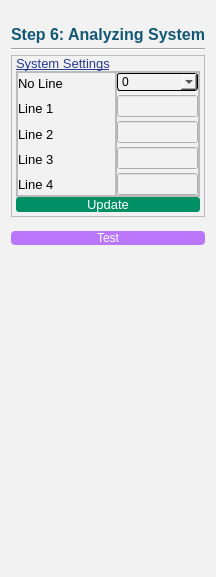
          <widget class="QWidget" name="analysis_Page">
           <property name="styleSheet">
            <string notr="true">background-color:#f2f2f2;
</string>
           </property>
           <layout class="QVBoxLayout" name="verticalLayout_33">
            <property name="spacing">
             <number>4</number>
            </property>
            <property name="topMargin">
             <number>25</number>
            </property>
            <property name="bottomMargin">
             <number>0</number>
            </property>
            <item>
             <widget class="QLabel" name="step6_Label">
              <property name="maximumSize">
               <size>
                <width>16777215</width>
                <height>20</height>
               </size>
              </property>
              <property name="font">
               <font>
                <family>Arial</family>
                <pointsize>12</pointsize>
                <weight>75</weight>
                <bold>true</bold>
               </font>
              </property>
              <property name="styleSheet">
               <string notr="true">color:#125872;</string>
              </property>
              <property name="text">
               <string>Step 6: Analyzing System</string>
              </property>
              <property name="alignment">
               <set>Qt::AlignCenter</set>
              </property>
             </widget>
            </item>
            <item>
             <widget class="Line" name="line_5">
              <property name="orientation">
               <enum>Qt::Horizontal</enum>
              </property>
             </widget>
            </item>
            <item>
             <widget class="QFrame" name="analysisSystem_Frame">
              <property name="frameShape">
               <enum>QFrame::StyledPanel</enum>
              </property>
              <property name="frameShadow">
               <enum>QFrame::Raised</enum>
              </property>
              <layout class="QVBoxLayout" name="verticalLayout_32">
               <property name="spacing">
                <number>0</number>
               </property>
               <property name="leftMargin">
                <number>4</number>
               </property>
               <property name="topMargin">
                <number>0</number>
               </property>
               <property name="rightMargin">
                <number>4</number>
               </property>
               <property name="bottomMargin">
                <number>4</number>
               </property>
               <item>
                <widget class="QLabel" name="systemSettings_Label_debug">
                 <property name="maximumSize">
                  <size>
                   <width>16777215</width>
                   <height>20</height>
                  </size>
                 </property>
                 <property name="font">
                  <font>
                   <family>Arial</family>
                   <pointsize>10</pointsize>
                   <weight>50</weight>
                   <bold>false</bold>
                   <underline>true</underline>
                  </font>
                 </property>
                 <property name="styleSheet">
                  <string notr="true">color:#263B90;</string>
                 </property>
                 <property name="text">
                  <string>System Settings</string>
                 </property>
                </widget>
               </item>
               <item>
                <widget class="QFrame" name="frame_29">
                 <property name="frameShape">
                  <enum>QFrame::StyledPanel</enum>
                 </property>
                 <property name="frameShadow">
                  <enum>QFrame::Raised</enum>
                 </property>
                 <layout class="QHBoxLayout" name="horizontalLayout_22">
                  <property name="spacing">
                   <number>0</number>
                  </property>
                  <property name="leftMargin">
                   <number>0</number>
                  </property>
                  <property name="topMargin">
                   <number>0</number>
                  </property>
                  <property name="rightMargin">
                   <number>0</number>
                  </property>
                  <property name="bottomMargin">
                   <number>0</number>
                  </property>
                  <item>
                   <widget class="QFrame" name="frame_24">
                    <property name="frameShape">
                     <enum>QFrame::StyledPanel</enum>
                    </property>
                    <property name="frameShadow">
                     <enum>QFrame::Raised</enum>
                    </property>
                    <layout class="QVBoxLayout" name="verticalLayout_30">
                     <property name="spacing">
                      <number>4</number>
                     </property>
                     <property name="leftMargin">
                      <number>0</number>
                     </property>
                     <property name="topMargin">
                      <number>0</number>
                     </property>
                     <property name="rightMargin">
                      <number>0</number>
                     </property>
                     <property name="bottomMargin">
                      <number>0</number>
                     </property>
                     <item>
                      <widget class="QLabel" name="no_ofLine_Label_debug">
                       <property name="maximumSize">
                        <size>
                         <width>51</width>
                         <height>16777215</height>
                        </size>
                       </property>
                       <property name="font">
                        <font>
                         <family>Arial</family>
                         <pointsize>10</pointsize>
                        </font>
                       </property>
                       <property name="text">
                        <string>No Line</string>
                       </property>
                      </widget>
                     </item>
                     <item>
                      <widget class="QLabel" name="line1_debug">
                       <property name="maximumSize">
                        <size>
                         <width>39</width>
                         <height>16777215</height>
                        </size>
                       </property>
                       <property name="font">
                        <font>
                         <family>Arial</family>
                         <pointsize>10</pointsize>
                        </font>
                       </property>
                       <property name="text">
                        <string>Line 1</string>
                       </property>
                      </widget>
                     </item>
                     <item>
                      <widget class="QLabel" name="line2_debug">
                       <property name="maximumSize">
                        <size>
                         <width>39</width>
                         <height>16777215</height>
                        </size>
                       </property>
                       <property name="font">
                        <font>
                         <family>Arial</family>
                         <pointsize>10</pointsize>
                        </font>
                       </property>
                       <property name="text">
                        <string>Line 2</string>
                       </property>
                      </widget>
                     </item>
                     <item>
                      <widget class="QLabel" name="line3_debug">
                       <property name="maximumSize">
                        <size>
                         <width>39</width>
                         <height>16777215</height>
                        </size>
                       </property>
                       <property name="font">
                        <font>
                         <family>Arial</family>
                         <pointsize>10</pointsize>
                        </font>
                       </property>
                       <property name="text">
                        <string>Line 3</string>
                       </property>
                      </widget>
                     </item>
                     <item>
                      <widget class="QLabel" name="line4_debug">
                       <property name="maximumSize">
                        <size>
                         <width>39</width>
                         <height>16777215</height>
                        </size>
                       </property>
                       <property name="font">
                        <font>
                         <family>Arial</family>
                         <pointsize>10</pointsize>
                        </font>
                       </property>
                       <property name="text">
                        <string>Line 4</string>
                       </property>
                      </widget>
                     </item>
                    </layout>
                   </widget>
                  </item>
                  <item>
                   <widget class="QFrame" name="frame_25">
                    <property name="maximumSize">
                     <size>
                      <width>83</width>
                      <height>16777215</height>
                     </size>
                    </property>
                    <property name="frameShape">
                     <enum>QFrame::StyledPanel</enum>
                    </property>
                    <property name="frameShadow">
                     <enum>QFrame::Raised</enum>
                    </property>
                    <layout class="QVBoxLayout" name="verticalLayout_31">
                     <property name="spacing">
                      <number>4</number>
                     </property>
                     <property name="leftMargin">
                      <number>0</number>
                     </property>
                     <property name="topMargin">
                      <number>0</number>
                     </property>
                     <property name="rightMargin">
                      <number>0</number>
                     </property>
                     <property name="bottomMargin">
                      <number>0</number>
                     </property>
                     <item>
                      <widget class="QComboBox" name="no_ofLine_comboBox_debug">
                       <property name="font">
                        <font>
                         <family>Arial</family>
                        </font>
                       </property>
                       <property name="styleSheet">
                        <string notr="true">border:1px solid black;
border-radius: 3px;</string>
                       </property>
                       <property name="frame">
                        <bool>true</bool>
                       </property>
                       <item>
                        <property name="text">
                         <string>0</string>
                        </property>
                       </item>
                       <item>
                        <property name="text">
                         <string>1</string>
                        </property>
                       </item>
                       <item>
                        <property name="text">
                         <string>2</string>
                        </property>
                       </item>
                       <item>
                        <property name="text">
                         <string>3</string>
                        </property>
                       </item>
                       <item>
                        <property name="text">
                         <string>4</string>
                        </property>
                       </item>
                      </widget>
                     </item>
                     <item>
                      <widget class="QLineEdit" name="line1Box_debug"/>
                     </item>
                     <item>
                      <widget class="QLineEdit" name="line2Box_debug"/>
                     </item>
                     <item>
                      <widget class="QLineEdit" name="line3Box_debug"/>
                     </item>
                     <item>
                      <widget class="QLineEdit" name="line4Box_debug"/>
                     </item>
                    </layout>
                   </widget>
                  </item>
                 </layout>
                </widget>
               </item>
               <item>
                <widget class="QPushButton" name="systemSetting_update_Button_debug">
                 <property name="minimumSize">
                  <size>
                   <width>0</width>
                   <height>0</height>
                  </size>
                 </property>
                 <property name="maximumSize">
                  <size>
                   <width>16777215</width>
                   <height>24</height>
                  </size>
                 </property>
                 <property name="font">
                  <font>
                   <family>Arial</family>
                   <pointsize>10</pointsize>
                   <weight>50</weight>
                   <bold>false</bold>
                  </font>
                 </property>
                 <property name="styleSheet">
                  <string notr="true">QPushButton{
	background-color: #019065;
	color:white;
	border:none;
	border-radius:3px;
}
QPushButton:pressed{
	background-color:#019065;
	border-left:2px solid rgb(100,180,180);
	border-top:2px solid rgb(100,180,180);
}</string>
                 </property>
                 <property name="text">
                  <string>Update</string>
                 </property>
                </widget>
               </item>
              </layout>
             </widget>
            </item>
            <item>
             <spacer name="verticalSpacer_8">
              <property name="orientation">
               <enum>Qt::Vertical</enum>
              </property>
              <property name="sizeType">
               <enum>QSizePolicy::Fixed</enum>
              </property>
              <property name="sizeHint" stdset="0">
               <size>
                <width>20</width>
                <height>10</height>
               </size>
              </property>
             </spacer>
            </item>
            <item>
             <widget class="QPushButton" name="analysisTest_Button">
              <property name="maximumSize">
               <size>
                <width>16777215</width>
                <height>30</height>
               </size>
              </property>
              <property name="styleSheet">
               <string notr="true">QPushButton{
	color:white;
	background-color:#BA77FC;
	border-radius:4px;
}</string>
              </property>
              <property name="text">
               <string>Test</string>
              </property>
             </widget>
            </item>
            <item>
             <spacer name="verticalSpacer_7">
              <property name="orientation">
               <enum>Qt::Vertical</enum>
              </property>
              <property name="sizeType">
               <enum>QSizePolicy::Fixed</enum>
              </property>
              <property name="sizeHint" stdset="0">
               <size>
                <width>20</width>
                <height>332</height>
               </size>
              </property>
             </spacer>
            </item>
           </layout>
          </widget>
